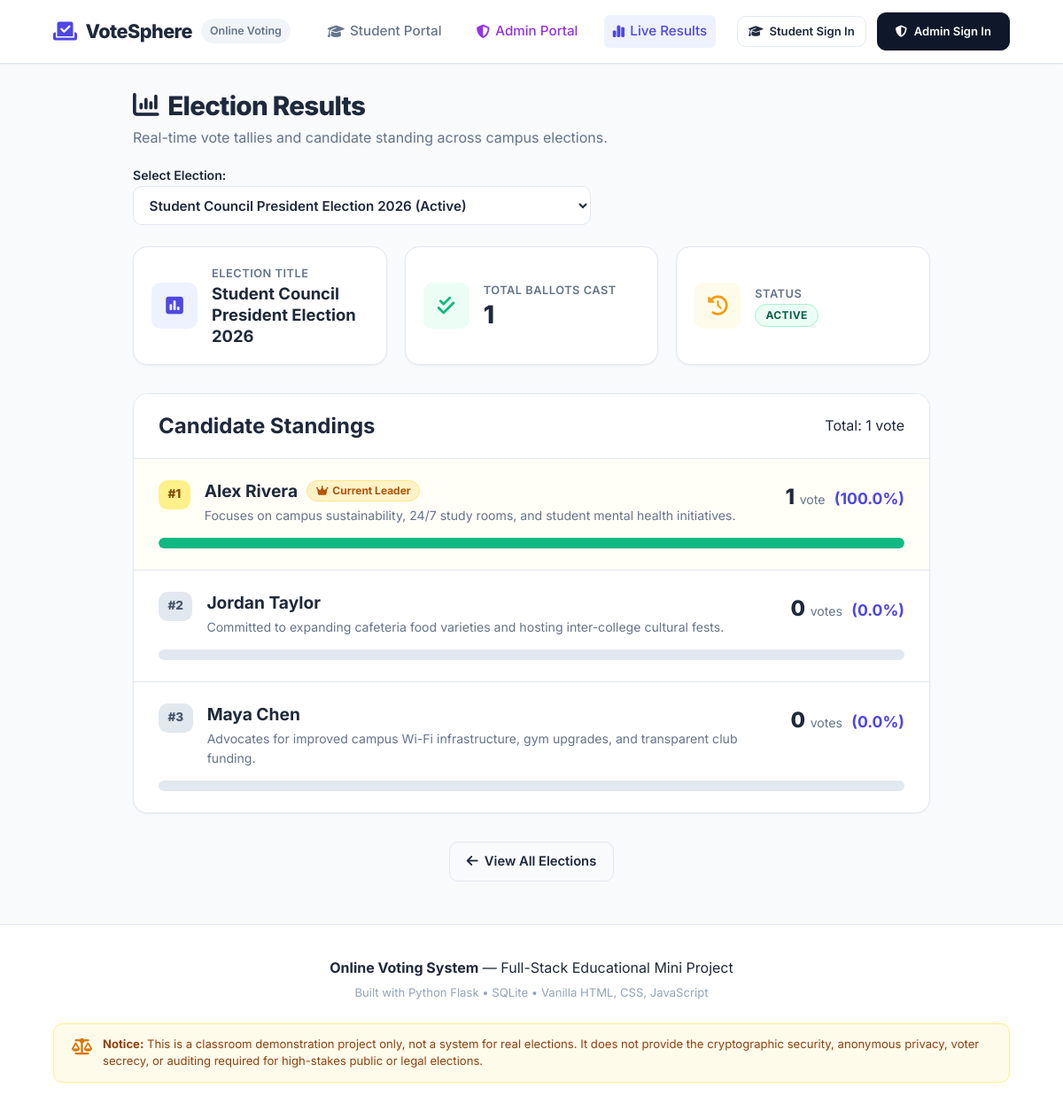
Page /results/1 on the committed database.
### tables this page shows
CREATE TABLE polls (
    id INTEGER PRIMARY KEY AUTOINCREMENT,
    title TEXT NOT NULL,
    start_time TEXT NOT NULL,
    end_time TEXT NOT NULL,
    status TEXT NOT NULL DEFAULT 'active' CHECK(status IN ('active', 'closed'))
);

CREATE TABLE candidates (
    id INTEGER PRIMARY KEY AUTOINCREMENT,
    name TEXT NOT NULL,
    description TEXT,
    poll_id INTEGER NOT NULL,
    FOREIGN KEY (poll_id) REFERENCES polls (id) ON DELETE CASCADE
);

### app.py (the view)
@app.route("/results")
@app.route("/results/<int:poll_id>")
def view_results(poll_id=None):
    polls = g.db.execute("SELECT * FROM polls ORDER BY id DESC").fetchall()
    if not polls:
        flash("No polls have been created yet.", "info")
        return render_template("results.html", polls=[], selected_poll=None, results=[])
    if poll_id is None:
        selected_poll = next((p for p in polls if p["status"] == "active"), polls[0])
        poll_id = selected_poll["id"]
    else:
        selected_poll = g.db.execute("SELECT * FROM polls WHERE id = ?", (poll_id,)).fetchone()
        if not selected_poll:
            flash("Poll not found.", "warning")
            return redirect(url_for("view_results"))
    total_votes_row = g.db.execute(
        "SELECT COUNT(*) AS total FROM votes WHERE poll_id = ?", (poll_id,)
    ).fetchone()
    total_votes = total_votes_row["total"] if total_votes_row else 0
    query = """

        SELECT

            c.id,

            c.name,

            c.description,

            COUNT(v.id) AS vote_count

        FROM candidates c

        LEFT JOIN votes v ON c.id = v.candidate_id AND v.poll_id = c.poll_id

        WHERE c.poll_id = ?

        GROUP BY c.id

        ORDER BY vote_count DESC, c.name ASC

    """
    candidate_rows = g.db.execute(query, (poll_id,)).fetchall()
    results = []
    max_votes = 0
    if candidate_rows:
        max_votes = candidate_rows[0]["vote_count"]
    for row in candidate_rows:
        count = row["vote_count"]
        percentage = round((count / total_votes * 100), 1) if total_votes > 0 else 0
        is_leader = (count == max_votes and count > 0)
        results.append({
            "id": row["id"],
            "name": row["name"],
            "description": row["description"],
            "vote_count": count,
            "percentage": percentage,
            "is_leader": is_leader
        })
    return render_template(
        "results.html",
        polls=polls,
        selected_poll=selected_poll,
        results=results,
        total_votes=total_votes
    )

### app.py (called while the page is built)
@app.before_request
def before_request():
    g.db = get_db()

@app.teardown_appcontext
def close_db_connection(exception=None):
    db = g.pop('db', None)
    if db is not None:
        db.close()

### database.py (called while the page is built)
def get_db():
    conn = sqlite3.connect(DB_PATH)
    conn.row_factory = sqlite3.Row
    conn.execute("PRAGMA foreign_keys = ON")
    return conn

### templates/results.html (shortened to what this page needs)
{% extends "base.html" %}
{% block content %}
<div class="results-page">
    <div class="page-header results-header">
        <div>
            <h1 class="page-title"><i class="fa-solid fa-chart-column"></i> Election Results</h1>
            <p class="page-subtitle">Real-time vote tallies and candidate standing across campus elections.</p>
        </div>
        {% if polls %}
            <div class="poll-selector-wrapper">
                <label for="pollSelect" class="form-label mb-1">Select Election:</label>
                <select id="pollSelect" class="form-control poll-select" onchange="window.location.href='/results/' + this.value">
                    {% for poll in polls %}
                        <option value="{{ poll.id }}" {% if selected_poll and selected_poll.id == poll.id %}selected{% endif %}>
                            {{ poll.title }} ({{ poll.status|capitalize }})
                        </option>
                    {% endfor %}
                </select>
            </div>
        {% endif %}
    </div>
    {% if not selected_poll %}
        <div class="empty-state-card">
            <i class="fa-solid fa-chart-pie empty-icon"></i>
            <h3>No Results to Display</h3>
            <p>No active or completed polls were found in the database.</p>
        </div>
    {% else %}
        <div class="stats-grid">
            <div class="stat-card">
                <div class="stat-icon icon-blue">
                    <i class="fa-solid fa-square-poll-vertical"></i>
                </div>
                <div class="stat-details">
                    <span class="stat-label">Election Title</span>
                    <h3 class="stat-value-text">{{ selected_poll.title }}</h3>
                </div>
            </div>
            <div class="stat-card">
                <div class="stat-icon icon-green">
                    <i class="fa-solid fa-check-double"></i>
                </div>
                <div class="stat-details">
                    <span class="stat-label">Total Ballots Cast</span>
                    <h3 class="stat-value">{{ total_votes }}</h3>
                </div>
            </div>
            <div class="stat-card">
                <div class="stat-icon icon-amber">
                    <i class="fa-solid fa-clock-rotate-left"></i>
                </div>
                <div class="stat-details">
                    <span class="stat-label">Status</span>
                    <h3 class="stat-value-text">
                        <span class="status-badge status-{{ selected_poll.status }}">
                            {{ selected_poll.status|upper }}
                        </span>
                    </h3>
                </div>
            </div>
        </div>
        <div class="results-card">
            <div class="results-card-header">
                <h2>Candidate Standings</h2>
                <span class="text-muted">Total: {{ total_votes }} vote{% if total_votes != 1 %}s{% endif %}</span>
            </div>
            {% if not results %}
                <div class="p-4 text-center text-muted">
                    <p>No candidates are listed for this election.</p>
                </div>
            {% else %}
                <div class="results-list">
                    {% for cand in results %}
                        <div class="result-item {% if cand.is_leader %}leader-item{% endif %}">
                            <div class="result-item-header">
                                <div class="candidate-headline">
                                    <span class="rank-badge">#{{ loop.index }}</span>
                                    <div>
                                        <h3 class="result-candidate-name">
                                            {{ cand.name }}
                                            {% if cand.is_leader and cand.vote_count > 0 %}
                                                <span class="leader-badge">
                                                    <i class="fa-solid fa-crown"></i>
                                                    {% if selected_poll.status == 'closed' %}Winner{% else %}Current Leader{% endif %}
                                                </span>
                                            {% endif %}
                                        </h3>
                                        <p class="result-candidate-desc">{{ cand.description or "No description provided." }}</p>
                                    </div>
                                </div>
                                <div class="tally-score">
                                    <span class="vote-count-number">{{ cand.vote_count }}</span>
                                    <span class="vote-count-label">vote{% if cand.vote_count != 1 %}s{% endif %}</span>
                                    <span class="vote-percentage">({{ cand.percentage }}%)</span>
                                </div>
                            </div>
                            <div class="progress-bar-container">
                                <div
                                    class="progress-bar-fill {% if cand.is_leader and cand.vote_count > 0 %}fill-leader{% endif %}"
                                    style="width: {{ cand.percentage }}%;"
                                    aria-valuenow="{{ cand.percentage }}"
                                    aria-valuemin="0"
                                    aria-valuemax="100"
                                ></div>
                            </div>
                        </div>
                    {% endfor %}
                </div>
            {% endif %}
        </div>
        <div class="results-footer-bar">
            <a href="{{ url_for('vote_index') }}" class="btn btn-outline">
                <i class="fa-solid fa-arrow-left"></i> View All Elections
            </a>
        </div>
    {% endif %}
</div>
{% endblock %}

### templates/base.html (shortened to what this page needs)
<!DOCTYPE html>
<html lang="en">
<head>
    <link rel="stylesheet" href="https://cdnjs.cloudflare.com/ajax/libs/font-awesome/6.4.0/css/all.min.css">
    <link rel="stylesheet" href="{{ url_for('static', filename='css/style.css') }}">
</head>
<body>
    <header class="navbar">
        <div class="nav-container">
            <a href="{{ url_for('index') }}" class="nav-brand">
                <i class="fa-solid fa-check-to-slot brand-icon"></i>
                <span class="brand-text">VoteSphere</span>
                {% if session.get('role') == 'admin' %}
                    <span class="badge badge-admin"><i class="fa-solid fa-shield-halved"></i> Admin Portal</span>
                {% elif session.get('role') == 'voter' %}
                    <span class="badge badge-success"><i class="fa-solid fa-graduation-cap"></i> Student Portal</span>
                {% else %}
                    <span class="badge badge-subtle">Online Voting</span>
                {% endif %}
            </a>
            <nav class="nav-menu" id="navMenu">
                <ul class="nav-links">
                    {% if session.get('role') == 'admin' %}
                        <li>
                            <a href="{{ url_for('admin_dashboard') }}" class="nav-link nav-link-admin {% if request.endpoint == 'admin_dashboard' %}active{% endif %}">
                                <i class="fa-solid fa-shield-halved"></i> Admin Dashboard
                            </a>
                        </li>
                        <li>
                            <a href="{{ url_for('view_results') }}" class="nav-link {% if request.endpoint == 'view_results' %}active{% endif %}">
                                <i class="fa-solid fa-chart-simple"></i> Live Tallies
                            </a>
                        </li>
                    {% else %}
                        <li>
                            <a href="{{ url_for('login') }}" class="nav-link {% if request.endpoint in ['login', 'vote_index'] %}active{% endif %}">
                                <i class="fa-solid fa-graduation-cap"></i> Student Portal
                            </a>
                        </li>
                        <li>
                            <a href="{{ url_for('admin_login') }}" class="nav-link nav-link-admin {% if request.endpoint == 'admin_login' %}active{% endif %}">
                                <i class="fa-solid fa-shield-halved"></i> Admin Portal
                            </a>
                        </li>
                        <li>
                            <a href="{{ url_for('view_results') }}" class="nav-link {% if request.endpoint == 'view_results' %}active{% endif %}">
                                <i class="fa-solid fa-chart-simple"></i> Live Results
                            </a>
                        </li>
                    {% endif %}
                </ul>
                <div class="nav-user-actions">
                    {% if session.get('user_id') %}
                        <div class="user-pill {% if session.get('role') == 'admin' %}user-pill-admin{% else %}user-pill-student{% endif %}">
                            <i class="{% if session.get('role') == 'admin' %}fa-solid fa-user-shield{% else %}fa-solid fa-user-graduate{% endif %}"></i>
                            <span class="user-name">{{ session.get('name') }}</span>
                            <span class="role-badge role-{{ session.get('role') }}">
                                {% if session.get('role') == 'admin' %}Administrator{% else %}Student Voter{% endif %}
                            </span>
                        </div>
                        <a href="{{ url_for('logout') }}" class="btn btn-outline-danger btn-sm">
                            <i class="fa-solid fa-arrow-right-from-bracket"></i> Sign Out
                        </a>
                    {% else %}
                        <a href="{{ url_for('login') }}" class="btn btn-outline btn-sm">
                            <i class="fa-solid fa-graduation-cap"></i> Student Sign In
                        </a>
                        <a href="{{ url_for('admin_login') }}" class="btn btn-dark btn-sm">
                            <i class="fa-solid fa-shield-halved"></i> Admin Sign In
                        </a>
                    {% endif %}
                </div>
            </nav>
        </div>
    </header>
    <main class="main-content">
        <div class="container">
            {% block content %}{% endblock %}
        </div>
    </main>
    <footer class="footer">
        <div class="container footer-content">
            <div class="footer-info">
                <p class="project-title"><strong>Online Voting System</strong> &mdash; Full-Stack Educational Mini Project</p>
                <p class="tech-stack">Built with Python Flask &bull; SQLite &bull; Vanilla HTML, CSS, JavaScript</p>
            </div>
            <div class="disclaimer-box">
                <i class="fa-solid fa-scale-balanced disclaimer-icon"></i>
                <p><strong>Notice:</strong> This is a classroom demonstration project only, not a system for real elections. It does not provide the cryptographic security, anonymous privacy, voter secrecy, or auditing required for high-stakes public or legal elections.</p>
            </div>
        </div>
    </footer>
</body>
</html>

### rows in the picture
polls: title "Student Council President Election 2026", status "ACTIVE"
candidates: name "Alex Rivera", shows "Current Leader", description "Focuses on campus sustainability, 24/7 study rooms, and student mental health initiatives.", vote_count "1", percentage "100.0"
candidates: name "Jordan Taylor", description "Committed to expanding cafeteria food varieties and hosting inter-college cultural fests.", vote_count "0", percentage "0.0"
candidates: name "Maya Chen", description "Advocates for improved campus Wi-Fi infrastructure, gym upgrades, and transparent club funding.", vote_count "0", percentage "0.0"

### other values in the picture
{{ total_votes }} "1"
form field value "Student Council President Election 2026 (Active)"
